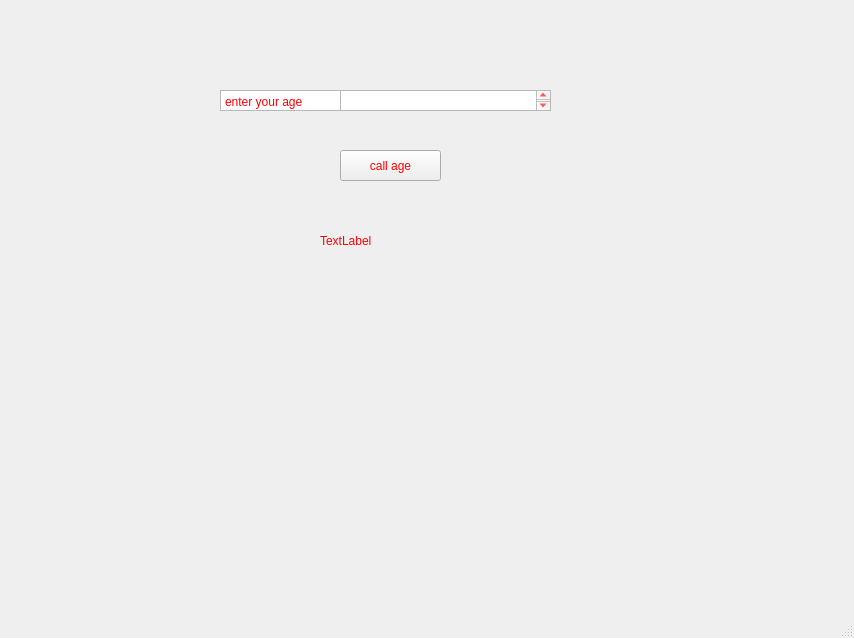
<?xml version="1.0" encoding="UTF-8"?>
<ui version="4.0">
 <class>MainWindow</class>
 <widget class="QMainWindow" name="MainWindow">
  <property name="geometry">
   <rect>
    <x>0</x>
    <y>0</y>
    <width>854</width>
    <height>638</height>
   </rect>
  </property>
  <property name="windowTitle">
   <string>MainWindow</string>
  </property>
  <property name="styleSheet">
   <string notr="true">color :rgb(255, 0, 4)</string>
  </property>
  <widget class="QWidget" name="centralwidget">
   <widget class="QPushButton" name="pbt_call_age">
    <property name="geometry">
     <rect>
      <x>340</x>
      <y>150</y>
      <width>101</width>
      <height>31</height>
     </rect>
    </property>
    <property name="text">
     <string>call age</string>
    </property>
   </widget>
   <widget class="QTextEdit" name="input_age">
    <property name="geometry">
     <rect>
      <x>340</x>
      <y>90</y>
      <width>211</width>
      <height>21</height>
     </rect>
    </property>
   </widget>
   <widget class="QLabel" name="label">
    <property name="geometry">
     <rect>
      <x>320</x>
      <y>200</y>
      <width>141</width>
      <height>81</height>
     </rect>
    </property>
    <property name="text">
     <string>TextLabel</string>
    </property>
   </widget>
   <widget class="QPlainTextEdit" name="plainTextEdit">
    <property name="geometry">
     <rect>
      <x>220</x>
      <y>90</y>
      <width>141</width>
      <height>21</height>
     </rect>
    </property>
    <property name="styleSheet">
     <string notr="true">color =rgb(255, 0, 4)</string>
    </property>
    <property name="plainText">
     <string>enter your age please:</string>
    </property>
   </widget>
   <zorder>pbt_call_age</zorder>
   <zorder>label</zorder>
   <zorder>plainTextEdit</zorder>
   <zorder>input_age</zorder>
  </widget>
  <widget class="QMenuBar" name="menubar">
   <property name="geometry">
    <rect>
     <x>0</x>
     <y>0</y>
     <width>854</width>
     <height>21</height>
    </rect>
   </property>
  </widget>
  <widget class="QStatusBar" name="statusbar"/>
 </widget>
 <resources/>
 <connections/>
</ui>
